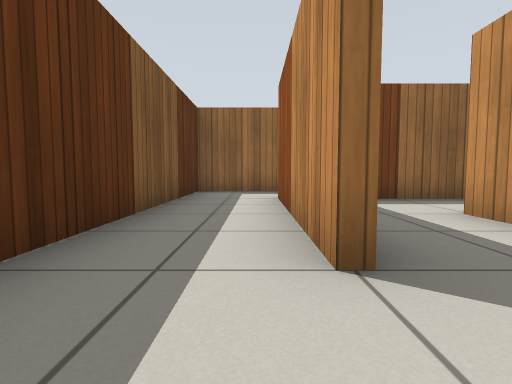
[1] (above)

17 first-person views from a walk through a Gazebo world. The camera is 0.5 m above the floor, tilts 4° down and sees 80° across. The floor is counted in squares, 1 m on a side. Each view is taken from the middle of a square. On the plan, view 1 faces up. The plan holds only what a view shows up to about 9 squares ahead; the rest is blank. Simple patterns stand in for the simulator's built-in surfaces.

[2]
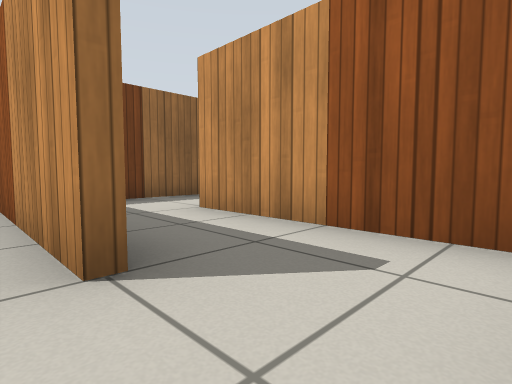

[3]
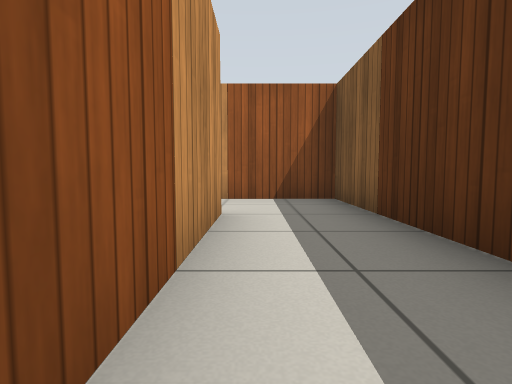

[4]
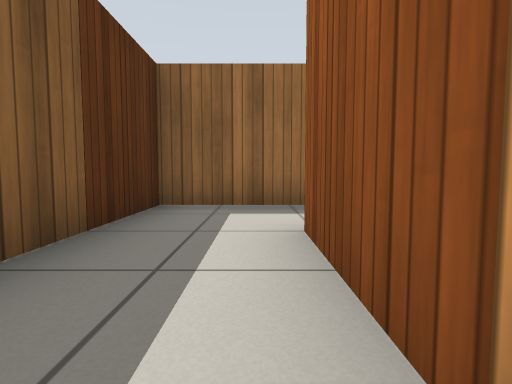

[5]
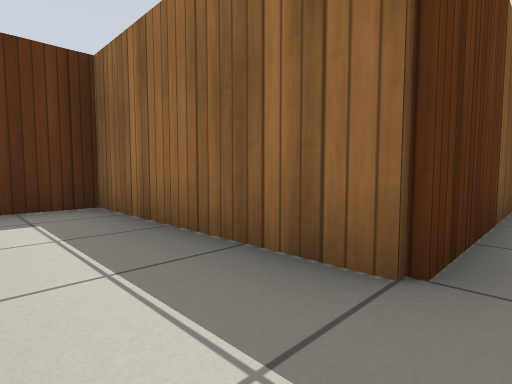

[6]
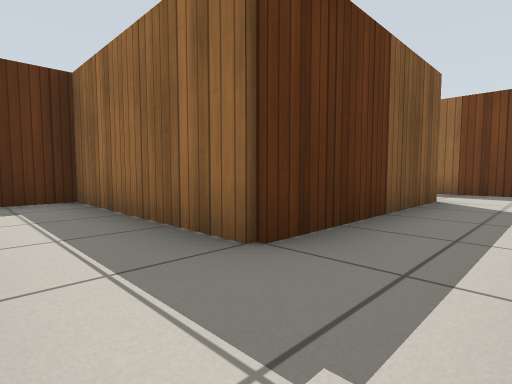

[7]
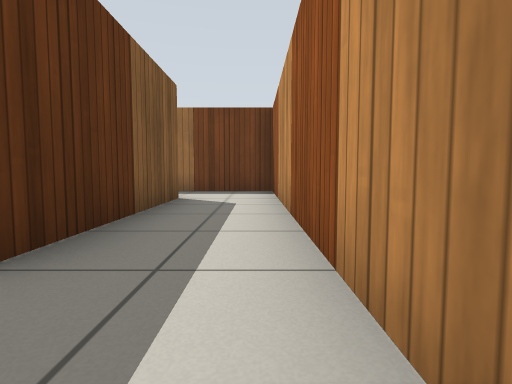

[8]
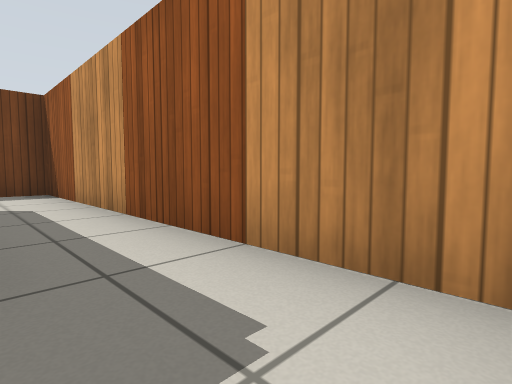

[9]
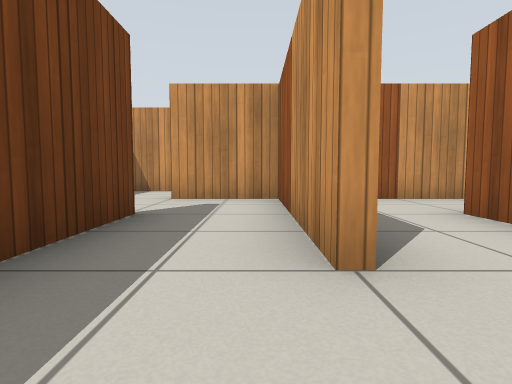

[10]
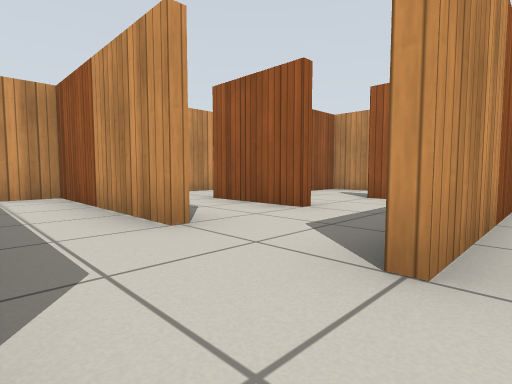

[11]
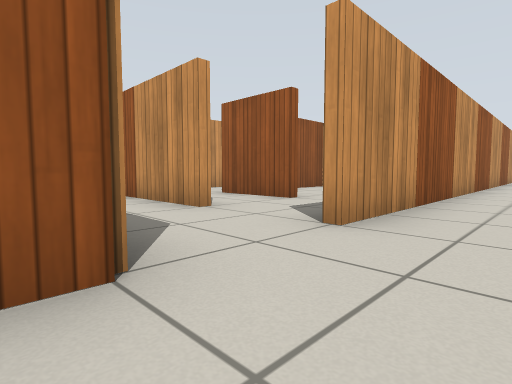

[12]
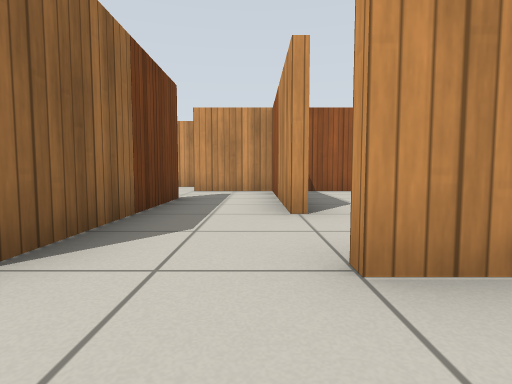

[13]
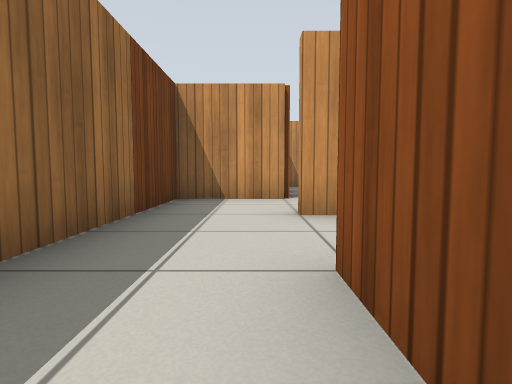

[14]
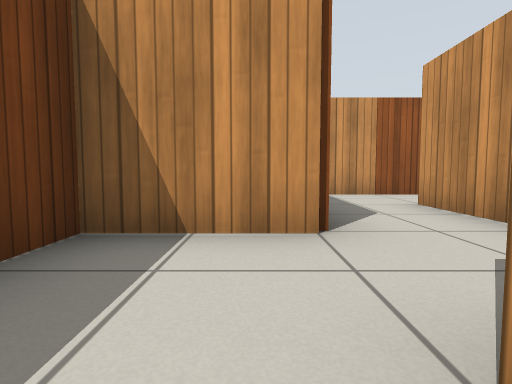

[15]
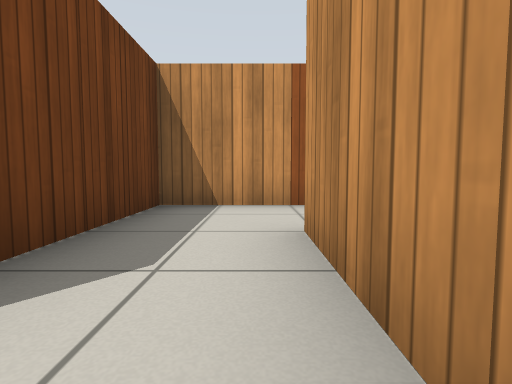

[16]
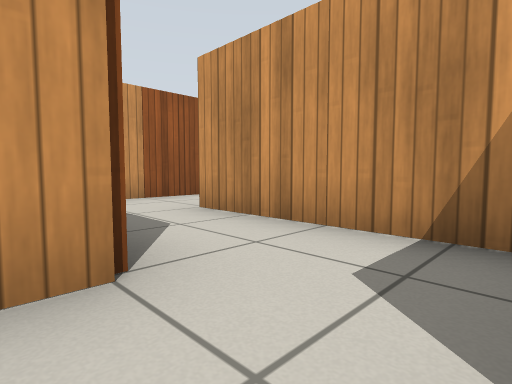

[17]
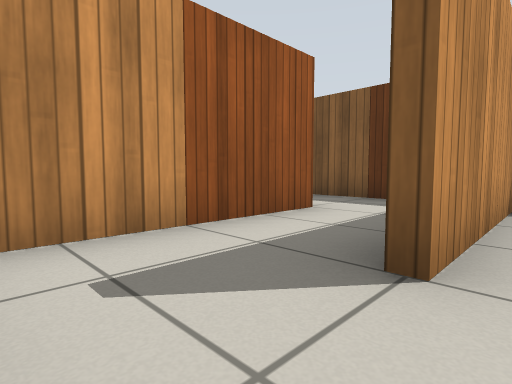

### Floor plan
Key: @ floor where view 1 was taken; # wall or solid block; . floor.
Columns run from 3 left of view 1 to 11 right of it. Each row starts with its distance up from view 1.
 17       #####
 16 ..# ......#
 15 ..####..#.#####
 14 ........#.....#
 13 ..#.########..#
 12 ..#.....#....##
 11 ..#.###.#.####
 10  .#...#.#
  9  .##..#.#
  8  .#..##.#
  7  .####..#
  6  .#.....#
  5  .#.#####
  4   #.#..
  3   #.#.#
  2   #.#.#
  1   #...#
  0   #@..#
 -1   ###

Positions as (right, up) in squares from view 1, and headings:
1: (0, 0), facing up
2: (0, 0), facing up-right
3: (0, 5), facing down
4: (0, 3), facing up
5: (3, 6), facing up-left
6: (4, 6), facing up-left
7: (4, 6), facing up
8: (3, 6), facing up-right
9: (-1, 14), facing right
10: (-2, 15), facing down-right
11: (-3, 16), facing down-right
12: (-3, 14), facing right
13: (1, 16), facing right
14: (4, 16), facing right
15: (6, 14), facing right
16: (5, 16), facing down-right
17: (10, 14), facing down-left
